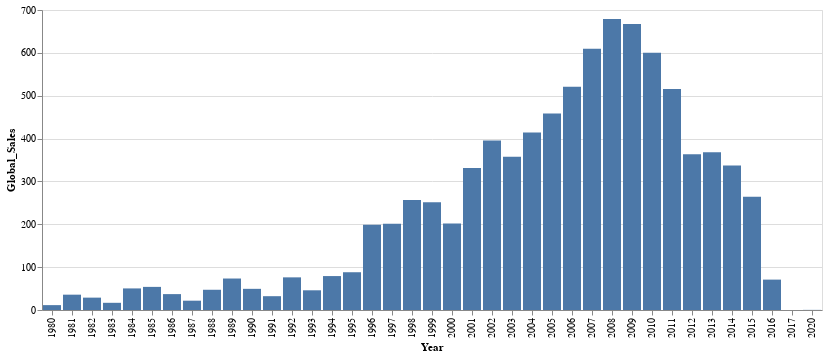

Notebook code cell kept with this figure:
### Code cell
alt.data_transformers.disable_max_rows()
alt.Chart(vg_sales_mod2).mark_bar().encode(
    x=alt.X('Year'),
    y=alt.Y('Global_Sales') #sum sales
)

### Figure 1 — Vega-Lite specification as saved in the notebook (floating-point values rounded to 4 significant figures)
{"config": {"view": {"continuousWidth": 400, "continuousHeight": 300}}, "data": {"name": "data-1b838e84fbb5d262541a1b1a7e35035b"}, "mark": "bar", "encoding": {"x": {"type": "nominal", "field": "Year"}, "y": {"type": "quantitative", "field": "Global_Sales"}}, "$schema": "https://vega.github.io/schema/vega-lite/v4.8.1.json", "datasets": {"data-1b838e84fbb5d262541a1b1a7e35035b": [{"Year": "1980", "Rank": 29826, "NA_Sales": 10.59, "EU_Sales": 0.67, "JP_Sales": 0.0, "Other_Sales": 0.12, "Global_Sales": 11.38}, {"Year": "1981", "Rank": 190488, "NA_Sales": 33.05, "EU_Sales": 1.96, "JP_Sales": 0.0, "Other_Sales": 0.32, "Global_Sales": 35.77}, {"Year": "1982", "Rank": 149186, "NA_Sales": 26.92, "EU_Sales": 1.65, "JP_Sales": 0.0, "Other_Sales": 0.31, "Global_Sales": 28.86}, {"Year": "1983", "Rank": 56759, "NA_Sales": 7.76, "EU_Sales": 0.8, "JP_Sales": 8.1, "Other_Sales": 0.14, "Global_Sales": 16.79}, {"Year": "1984", "Rank": 22911, "NA_Sales": 33.28, "EU_Sales": 2.1, "JP_Sales": 14.27, "Other_Sales": 0.7, "Global_Sales": 50.36}, {"Year": "1985", "Rank": 55505, "NA_Sales": 33.27, "EU_Sales": 4.74, "JP_Sales": 14.56, "Other_Sales": 0.92, "Global_Sales": 53.94}, {"Year": "1986", "Rank": 35986, "NA_Sales": 12.5, "EU_Sales": 2.84, "JP_Sales": 19.81, "Other_Sales": 1.93, "Global_Sales": 37.07}, {"Year": "1987", "Rank": 54701, "NA_Sales": 8.46, "EU_Sales": 1.41, "JP_Sales": 11.63, "Other_Sales": 0.2, "Global_Sales": 21.74}, {"Year": "1988", "Rank": 37181, "NA_Sales": 23.87, "EU_Sales": 6.59, "JP_Sales": 15.76, "Other_Sales": 0.99, "Global_Sales": 47.22}, {"Year": "1989", "Rank": 40156, "NA_Sales": 45.15, "EU_Sales": 8.44, "JP_Sales": 18.36, "Other_Sales": 1.5, "Global_Sales": 73.45}, {"Year": "1990", "Rank": 25106, "NA_Sales": 25.46, "EU_Sales": 7.63, "JP_Sales": 14.88, "Other_Sales": 1.4, "Global_Sales": 49.39}, {"Year": "1991", "Rank": 212821, "NA_Sales": 12.76, "EU_Sales": 3.95, "JP_Sales": 14.78, "Other_Sales": 0.74, "Global_Sales": 32.23}, {"Year": "1992", "Rank": 208926, "NA_Sales": 33.87, "EU_Sales": 11.71, "JP_Sales": 28.91, "Other_Sales": 1.65, "Global_Sales": 76.16}, {"Year": "1993", "Rank": 378762, "NA_Sales": 14.12, "EU_Sales": 4.65, "JP_Sales": 25.33, "Other_Sales": 0.89, "Global_Sales": 45.98}, {"Year": "1994", "Rank": 868891, "NA_Sales": 28.15, "EU_Sales": 14.88, "JP_Sales": 33.99, "Other_Sales": 2.2, "Global_Sales": 79.17}, {"Year": "1995", "Rank": 1879594, "NA_Sales": 24.82, "EU_Sales": 14.71, "JP_Sales": 45.75, "Other_Sales": 2.64, "Global_Sales": 88.11}, {"Year": "1996", "Rank": 1911672, "NA_Sales": 86.76, "EU_Sales": 47.26, "JP_Sales": 57.44, "Other_Sales": 7.69, "Global_Sales": 199.1}, {"Year": "1997", "Rank": 1896978, "NA_Sales": 94.3, "EU_Sales": 48.32, "JP_Sales": 48.87, "Other_Sales": 9.13, "Global_Sales": 201.0}, {"Year": "1998", "Rank": 2623490, "NA_Sales": 128.4, "EU_Sales": 66.7, "JP_Sales": 50.04, "Other_Sales": 11.03, "Global_Sales": 256.5}, {"Year": "1999", "Rank": 2187044, "NA_Sales": 125.6, "EU_Sales": 62.67, "JP_Sales": 52.34, "Other_Sales": 10.05, "Global_Sales": 251.3}, {"Year": "2000", "Rank": 2376372, "NA_Sales": 92.1, "EU_Sales": 52.75, "JP_Sales": 42.77, "Other_Sales": 11.62, "Global_Sales": 201.6}, {"Year": "2001", "Rank": 3386770, "NA_Sales": 173.7, "EU_Sales": 94.89, "JP_Sales": 40.07, "Other_Sales": 22.76, "Global_Sales": 331.5}, {"Year": "2002", "Rank": 6830188, "NA_Sales": 215.8, "EU_Sales": 109.1, "JP_Sales": 41.76, "Other_Sales": 27.28, "Global_Sales": 395.5}, {"Year": "2003", "Rank": 6110995, "NA_Sales": 193.0, "EU_Sales": 102.4, "JP_Sales": 34.43, "Other_Sales": 26.01, "Global_Sales": 357.8}, {"Year": "2004", "Rank": 5677266, "NA_Sales": 218.4, "EU_Sales": 105.9, "JP_Sales": 41.65, "Other_Sales": 47.24, "Global_Sales": 414.0}, {"Year": "2005", "Rank": 7680275, "NA_Sales": 241.6, "EU_Sales": 121.6, "JP_Sales": 54.28, "Other_Sales": 40.55, "Global_Sales": 458.5}, {"Year": "2006", "Rank": 9563593, "NA_Sales": 262.9, "EU_Sales": 128.5, "JP_Sales": 73.73, "Other_Sales": 54.43, "Global_Sales": 521.0}, {"Year": "2007", "Rank": 10331350, "NA_Sales": 310.4, "EU_Sales": 159.7, "JP_Sales": 60.21, "Other_Sales": 77.58, "Global_Sales": 609.8}, {"Year": "2008", "Rank": 12088007, "NA_Sales": 349.4, "EU_Sales": 183.8, "JP_Sales": 60.26, "Other_Sales": 82.39, "Global_Sales": 678.9}, {"Year": "2009", "Rank": 12420219, "NA_Sales": 338.7, "EU_Sales": 190.7, "JP_Sales": 61.89, "Other_Sales": 74.77, "Global_Sales": 667.3}, {"Year": "2010", "Rank": 11021245, "NA_Sales": 301.4, "EU_Sales": 175.4, "JP_Sales": 59.45, "Other_Sales": 59.9, "Global_Sales": 600.2}, {"Year": "2011", "Rank": 9977031, "NA_Sales": 240.3, "EU_Sales": 166.4, "JP_Sales": 53.04, "Other_Sales": 54.39, "Global_Sales": 515.8}, {"Year": "2012", "Rank": 5525585, "NA_Sales": 154.0, "EU_Sales": 117.5, "JP_Sales": 51.74, "Other_Sales": 37.82, "Global_Sales": 363.5}, {"Year": "2013", "Rank": 4398356, "NA_Sales": 154.8, "EU_Sales": 123.8, "JP_Sales": 47.59, "Other_Sales": 39.82, "Global_Sales": 368.1}, {"Year": "2014", "Rank": 4808736, "NA_Sales": 132.0, "EU_Sales": 125.1, "JP_Sales": 39.46, "Other_Sales": 40.02, "Global_Sales": 337.0}, {"Year": "2015", "Rank": 6015847, "NA_Sales": 102.4, "EU_Sales": 97.21, "JP_Sales": 33.72, "Other_Sales": 30.01, "Global_Sales": 264.4}, {"Year": "2016", "Rank": 3899499, "NA_Sales": 22.66, "EU_Sales": 26.76, "JP_Sales": 13.67, "Other_Sales": 7.75, "Global_Sales": 70.9}, {"Year": "2017", "Rank": 47078, "NA_Sales": 0.0, "EU_Sales": 0.0, "JP_Sales": 0.05, "Other_Sales": 0.0, "Global_Sales": 0.05}, {"Year": "2020", "Rank": 5959, "NA_Sales": 0.27, "EU_Sales": 0.0, "JP_Sales": 0.0, "Other_Sales": 0.02, "Global_Sales": 0.29}]}}
